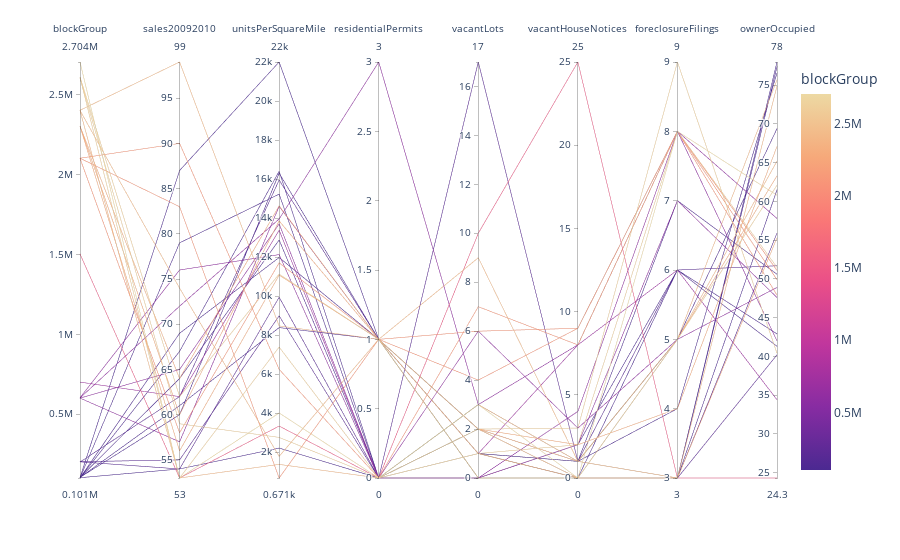

The cell this chart's notebook holds for it:
### Code cell
# Create Parallel Coordinates plot
px.parallel_coordinates(typology, color='blockGroup', color_continuous_scale='agsunset')

### Figure 1 — Plotly figure (JSON) as saved in the notebook; plotly's stock layout.template omitted (floating-point values rounded to 4 significant figures)
{"data": [{"dimensions": [{"label": "blockGroup", "values": [101001, 101002, 102003, 103001, 103002, 104001, 104002, 105002, 201002, 202002, 203001, 601002, 601003, 602004, 603002, 701002, 1503004, 2101002, 2102001, 2102002, 2302001, 2302002, 2303001, 2401001, 2401002, 2402001, 2604043, 2608002, 2610004, 2704011]}, {"label": "sales20092010", "values": [79, 69, 67, 54, 87, 61, 64, 60, 62, 54, 55, 65, 57, 72, 76, 62, 53, 58, 90, 83, 56, 64, 60, 74, 53, 99, 59, 53, 62, 53]}, {"label": "unitsPerSquareMile", "values": [15225, 11975, 16400, 2205.0, 22000, 8383.0, 12875, 16300, 15950, 9940, 8983.0, 13700, 14600, 13950, 12125, 13375, 3333.0, 11700, 6242.0, 670.9, 11075, 14625, 13850, 1780.0, 1370.0, 8467.0, 2753.0, 7383.0, 11125, 4005]}, {"label": "residentialPermits", "values": [0, 1, 0, 0, 1, 1, 0, 1, 1, 0, 0, 0, 1, 3, 0, 0, 0, 1, 0, 1, 1, 1, 1, 1, 0, 1, 0, 0, 1, 0]}, {"label": "vacantLots", "values": [0, 1, 0, 3, 0, 1, 2, 1, 1, 2, 17, 0, 0, 3, 6, 1, 10, 4, 7, 6, 1, 2, 2, 9, 3, 2, 2, 1, 0, 3]}, {"label": "vacantHouseNotices", "values": [0, 1, 0, 1, 2, 0, 0, 1, 0, 1, 1, 2, 4, 8, 3, 8, 25, 9, 8, 9, 0, 2, 1, 1, 1, 0, 3, 2, 0, 0]}, {"label": "foreclosureFilings", "values": [3, 5, 3, 4, 6, 3, 6, 7, 3, 6, 3, 7, 8, 8, 5, 6, 3, 8, 8, 8, 3, 4, 5, 5, 3, 5, 9, 8, 5, 8]}, {"label": "ownerOccupied", "values": [78, 69.4, 77.4, 76.6, 41.3, 61.5, 42.9, 50.6, 55.9, 51.7, 40.2, 47.6, 57.8, 42, 48.9, 34.4, 24.3, 51.1, 47.9, 49.9, 55.3, 67.1, 63.3, 75.7, 74.9, 65.2, 40.4, 51.5, 62.1, 60.8]}], "domain": {"x": [0, 1], "y": [0, 1]}, "line": {"color": [101001, 101002, 102003, 103001, 103002, 104001, 104002, 105002, 201002, 202002, 203001, 601002, 601003, 602004, 603002, 701002, 1503004, 2101002, 2102001, 2102002, 2302001, 2302002, 2303001, 2401001, 2401002, 2402001, 2604043, 2608002, 2610004, 2704011], "coloraxis": "coloraxis"}, "name": "", "type": "parcoords"}], "layout": {"autosize": true, "coloraxis": {"colorbar": {"title": {"text": "blockGroup"}}, "colorscale": [[0, "rgb(75, 41, 145)"], [0.1667, "rgb(135, 44, 162)"], [0.3333, "rgb(192, 54, 157)"], [0.5, "rgb(234, 79, 136)"], [0.6667, "rgb(250, 120, 118)"], [0.8333, "rgb(246, 169, 122)"], [1, "rgb(237, 217, 163)"]]}, "legend": {"tracegroupgap": 0}, "margin": {"t": 60}}}
